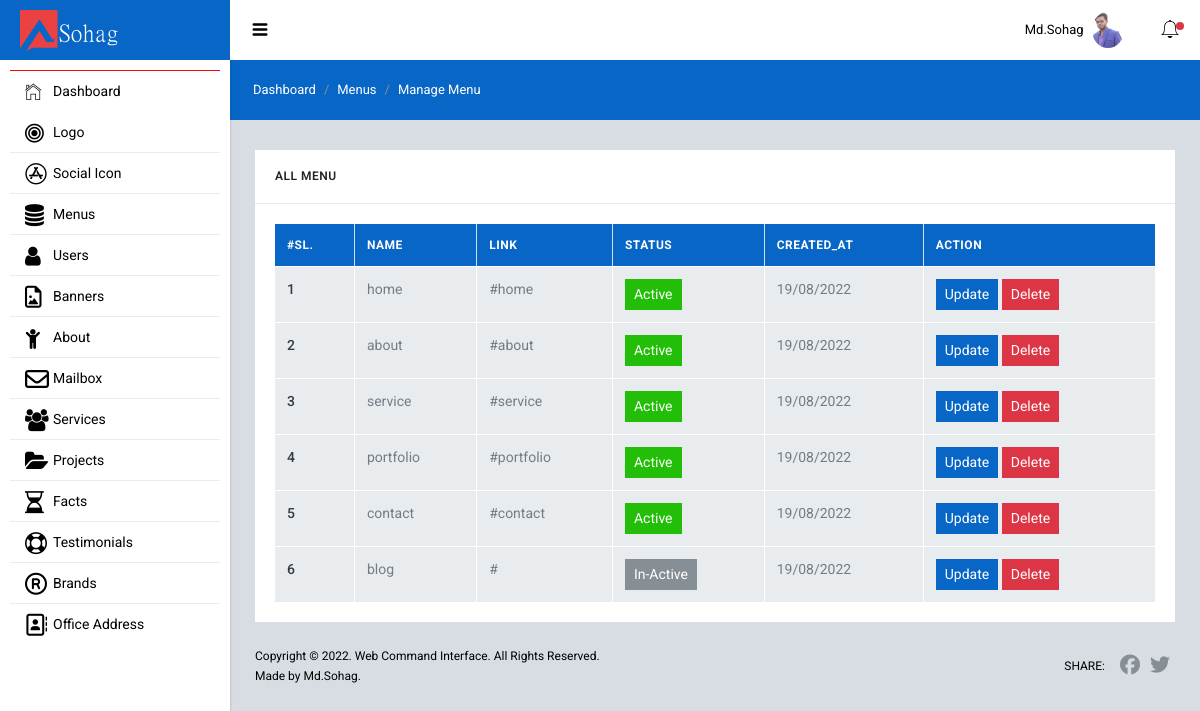
The app's page /admin/menus/index.php (signed in) with its own data.
### tables this page shows
CREATE TABLE `users` (
  `id` int(11) NOT NULL,
  `name` varchar(150) NOT NULL,
  `email` varchar(150) NOT NULL,
  `password` varchar(255) NOT NULL,
  `user_role` int(11) NOT NULL DEFAULT 4,
  `status` int(11) NOT NULL DEFAULT 0,
  `profile_image` varchar(255) DEFAULT NULL,
  `created_at` varchar(200) NOT NULL
);

CREATE TABLE `menus` (
  `id` int(11) NOT NULL,
  `name` varchar(200) NOT NULL,
  `link` varchar(255) NOT NULL,
  `status` int(11) NOT NULL DEFAULT 1,
  `created_at` varchar(100) NOT NULL
);

### admin/menus/index.php (the view, shortened to what this page needs)
<?php
  require "../backend_includes/header.php";
  $all_menu = "SELECT * FROM menus";
  $all_menu_query = mysqli_query($db, $all_menu);
  $menu_row_check = mysqli_num_rows($all_menu_query);
?>
  <div class="sl-mainpanel">
    <nav class="breadcrumb sl-breadcrumb">
      <a class="breadcrumb-item" href="/sohag/admin/dashboard.php">Dashboard</a>
      <a class="breadcrumb-item" href="/sohag/admin/menus/index.php">Menus</a>
      <span class="breadcrumb-item active">Manage Menu</span>
    </nav>
    <div class="sl-pagebody">
      <div class="row row-sm mg-t-5">
        <div class="col-lg-12 mg-t-20 mg-lg-t-0">
          <div class="card">
            <div class="card-header pd-20 bg-transparent bd-b bd-gray-200">
              <h6 class="card-title tx-uppercase tx-12 mg-b-0">All Menu</h6>
            </div>
              <div class="card-body bd-color-gray-lighter rounded-bottom">
                <div class="dashbord-content">
                  <?php if ($menu_row_check == 0) : ?>
                    <div class="alert alert-warning" role="alert">
                      <h4 class="text-center text-danger">No Data Found In Work Menu Table!</h4>
                    </div>
                  <?php else : ?>
                    <div class="table-responsive">
                      <table class="table table-hover table-bordered mg-b-0">
                        <thead class="bg-primary">
                          <tr>
                            <th scope="col">#Sl.</th>
                            <th scope="col">Name</th>
                            <th scope="col">Link</th>
                            <th scope="col">Status</th>
                            <th scope="col">Created_At</th>
                            <th scope="col">Action</th>
                          </tr>
                        </thead>
                          <tbody>
                            <?php foreach($all_menu_query as $menu_id => $menu) :  ?>
                              <tr>
                                <th scope="row"><?= $menu_id+1; ?></th>
                                <td><?= $menu['name']; ?></td>
                                <td><?= $menu['link']; ?></td>
                                <td>
                                  <?php if ($menu['status'] == 1) : ?>
                                    <a href="menu_status.php?active_id=<?=$menu['id']; ?>" class="btn btn-success btn-sm">Active</a>
                                  <?php elseif ($menu['status'] == 0) : ?>
                                    <a href="menu_status.php?inactive_id=<?=$menu['id']; ?>"  class="btn btn-secondary btn-sm">In-Active</a>
                                  <?php endif; ?>
                                </td>
                                <td>
                                  <?= date("d/m/Y",strtotime($menu['created_at'])); ?>
                                </td>
                                <td>
                                  <?php if ($login_user_info['user_role'] <= 2) : ?>
                                    <a href="menu_edit.php?id=<?= $menu['id']; ?>" target="_blank" class="btn btn-primary btn-sm">Update</a>
                                    <button type="button" id="menu_delete.php?delete_id=<?= $menu['id']; ?>" class="btn btn-danger btn-sm delete_menu">Delete</button>
                                  <?php endif; ?>
                                </td>
                              </tr>
                            <?php endforeach; ?>
                          </tbody>
                      </table>
                    </div>
                  <?php endif; ?>
                </div>
              </div>
            </div>
          </div>
      </div>
    </div>
    <footer class="sl-footer">
      <div class="footer-left">
        <div class="mg-b-2">Copyright &copy; 2022. Web Command Interface. All Rights Reserved.</div>
        <div>Made by Md.Sohag.</div>
      </div>
      <div class="footer-right d-flex align-items-center">
        <span class="tx-uppercase mg-r-10">Share:</span>
        <a target="_blank" class="pd-x-5" href="https://www.facebook.com/"><i class="fa fa-facebook tx-20"></i></a>
        <a target="_blank" class="pd-x-5" href="https://twitter.com/"><i class="fa fa-twitter tx-20"></i></a>
      </div>
    </footer>
  </div>
<?php require "../backend_includes/footer.php"; ?>

### admin/backend_includes/header.php (shortened to what this page needs)
<?php
  require "db.php";
  $login_user_id    = isset($_COOKIE['login_user']) ? $_COOKIE['login_user'] : $_SESSION['login_user_id'];
  $login_user_data  = "SELECT * FROM users WHERE id=$login_user_id";
  $login_user_query = mysqli_query($db,$login_user_data);
  $login_user_info  = mysqli_fetch_assoc($login_user_query);
?>
<!DOCTYPE html>
<html lang="en">
  <head>
    <link href="/sohag/admin/backend_assets/lib/font-awesome/css/font-awesome.css" rel="stylesheet">
    <link href="/sohag/admin/backend_assets/lib/Ionicons/css/ionicons.css" rel="stylesheet">
    <link href="/sohag/admin/backend_assets/lib/perfect-scrollbar/css/perfect-scrollbar.css" rel="stylesheet">
    <link href="/sohag/admin/backend_assets/lib/rickshaw/rickshaw.min.css" rel="stylesheet">
    <link href="/sohag/admin/backend_assets/lib/medium-editor/medium-editor.css" rel="stylesheet">
    <link href="/sohag/admin/backend_assets/lib/medium-editor/default.css" rel="stylesheet">
    <link href="/sohag/admin/backend_assets/lib/summernote/summernote-bs4.css" rel="stylesheet">
    <link rel="stylesheet" href="/sohag/admin/backend_assets/css/starlight.css">
    <link rel="stylesheet" href="/sohag/admin/backend_assets/css/custom.css">
  </head>
  <body>
    <div class="sl-logo"><a href=""> <img width="100" src="../admin/uploads/logo/17.png" alt="Logo"></a></div>
    <div class="sl-sideleft">
      <div class="sl-sideleft-menu">
        <a href="/sohag/admin/dashboard.php" class="sl-menu-link active">
          <div class="sl-menu-item">
            <i class="menu-item-icon icon ion-ios-home-outline tx-22"></i>
            <span class="menu-item-label">Dashboard</span>
          </div>
        </a>
        <a href="#" class="sl-menu-link">
          <div class="sl-menu-item">
            <i class="menu-item-icon fa fa-bullseye tx-22"></i>
            <span class="menu-item-label">Logo</span>
            <i class="menu-item-arrow fa fa-angle-down"></i>
          </div>
        </a>
        <a href="#" class="sl-menu-link">
          <div class="sl-menu-item">
            <i class="menu-item-icon fa fa-app-store tx-22"></i>
            <span class="menu-item-label">Social Icon</span>
            <i class="menu-item-arrow fa fa-angle-down"></i>
          </div>
        </a>
        <a href="#" class="sl-menu-link">
          <div class="sl-menu-item">
            <i class="menu-item-icon fa fa-database tx-22"></i>
            <span class="menu-item-label">Menus</span>
            <i class="menu-item-arrow fa fa-angle-down"></i>
          </div>
        </a>
        <a href="#" class="sl-menu-link">
          <div class="sl-menu-item">
            <i class="menu-item-icon 	fa fa-user tx-22"></i>
            <span class="menu-item-label">Users</span>
            <i class="menu-item-arrow fa fa-angle-down"></i>
          </div>
        </a>
        <a href="#" class="sl-menu-link">
          <div class="sl-menu-item">
            <i class="menu-item-icon fa fa-file-picture-o tx-22"></i>
            <span class="menu-item-label">Banners</span>
            <i class="menu-item-arrow fa fa-angle-down"></i>
          </div>
        </a>
        <a href="#" class="sl-menu-link">
          <div class="sl-menu-item">
            <i class="menu-item-icon fa fa-child tx-22"></i>
            <span class="menu-item-label">About</span>
            <i class="menu-item-arrow fa fa-angle-down"></i>
          </div>
        </a>
        <?php if ($login_user_info['user_role'] <= 2) : ?>
          <a href="/sohag/admin/messages/index.php" class="sl-menu-link">
            <div class="sl-menu-item">
              <i class="menu-item-icon fa fa-envelope-o  tx-24"></i>
              <span class="menu-item-label">Mailbox</span>
            </div>
          </a>
        <?php endif; ?>
        <a href="#" class="sl-menu-link">
          <div class="sl-menu-item">
            <i class="menu-item-icon fa fa-group tx-22"></i>
            <span class="menu-item-label">Services</span>
            <i class="menu-item-arrow fa fa-angle-down"></i>
          </div>
        </a>
        <a href="#" class="sl-menu-link">
          <div class="sl-menu-item">
            <i class="menu-item-icon fa fa-folder-open tx-22"></i>
            <span class="menu-item-label">Projects</span>
            <i class="menu-item-arrow fa fa-angle-down"></i>
          </div>
        </a>
        <a href="#" class="sl-menu-link">
          <div class="sl-menu-item">
            <i class="menu-item-icon fa fa-hourglass-half tx-22"></i>
            <span class="menu-item-label">Facts</span>
            <i class="menu-item-arrow fa fa-angle-down"></i>
          </div>
        </a>
        <a href="#" class="sl-menu-link">
          <div class="sl-menu-item">
            <i class="menu-item-icon fa fa-life-bouy tx-22"></i>
            <span class="menu-item-label">Testimonials</span>
            <i class="menu-item-arrow fa fa-angle-down"></i>
          </div>
        </a>
        <a href="#" class="sl-menu-link">
          <div class="sl-menu-item">
            <i class="menu-item-icon fa fa-registered tx-22"></i>
            <span class="menu-item-label">Brands</span>
            <i class="menu-item-arrow fa fa-angle-down"></i>
          </div>
        </a>
        <a href="#" class="sl-menu-link">
          <div class="sl-menu-item">
            <i class="menu-item-icon fa fa-address-book-o tx-22"></i>
            <span class="menu-item-label">Office Address</span>
            <i class="menu-item-arrow fa fa-angle-down"></i>
          </div>
        </a>
      </div>
      <br>
    </div>
    <div class="sl-header">
      <div class="sl-header-left">
        <div class="navicon-left hidden-md-down"><a id="btnLeftMenu" href=""><i class="icon ion-navicon-round"></i></a></div>
      </div>
      <div class="sl-header-right">
        <nav class="nav">
          <div class="dropdown">
            <a href="" class="nav-link nav-link-profile" data-toggle="dropdown">
              <span class="logged-name"><span class="hidden-md-down"><?= $login_user_info['name']; ?></span></span>
              <?php if (!empty($login_user_info['profile_image'])) { ?>
                <img src="/sohag/admin/uploads/users/<?= $login_user_info['profile_image']; ?>" class="wd-32 rounded-circle" alt="">
              <?php } ?>
            </a>
          </div>
        </nav>
        <?php if ($login_user_info['user_role'] <= 2) : ?>
          <div class="navicon-right">
            <a id="btnRightMenu" href="" class="pos-relative">
              <i class="icon ion-ios-bell-outline"></i>
              <span class="square-8 bg-danger"></span>
            </a>
          </div>
        <?php endif; ?>
      </div>
    </div>

### records on screen
users: name "Md.Sohag", profile_image (picture)
menus: name "home", link "#home", created_at "19/08/2022"
menus: name "about", link "#about", created_at "19/08/2022"
menus: name "service", link "#service", created_at "19/08/2022"
menus: name "portfolio", link "#portfolio", created_at "19/08/2022"
menus: name "contact", link "#contact", created_at "19/08/2022"
menus: name "blog", link "#", created_at "19/08/2022"
